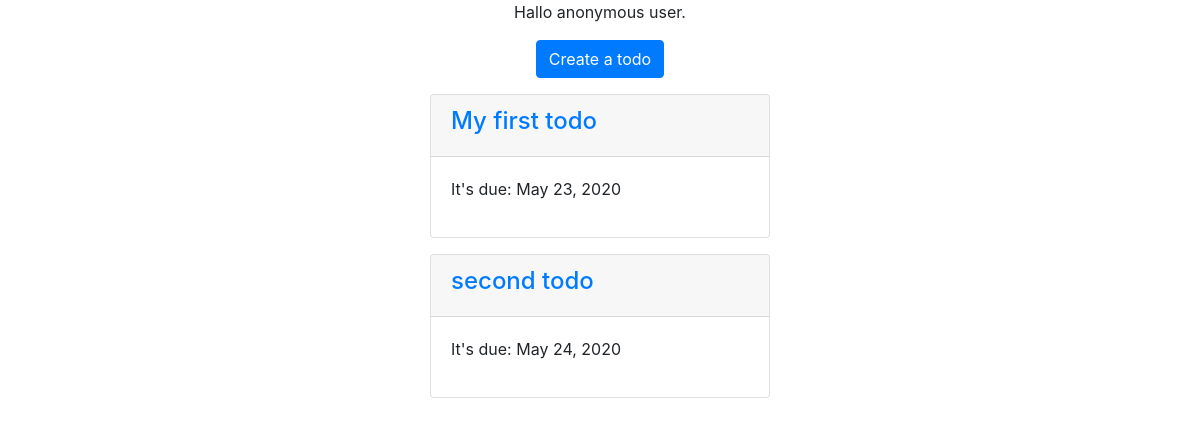
Before: / with the older database file.
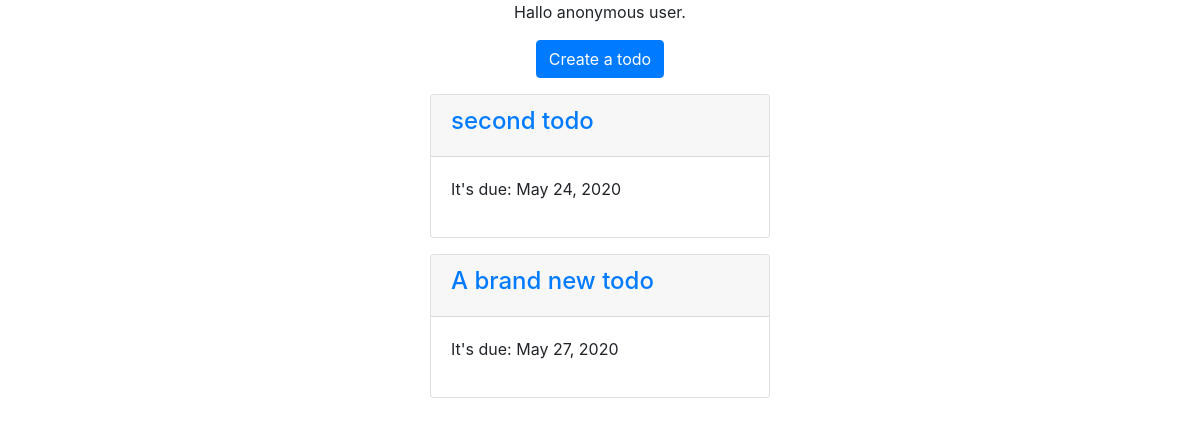
After: the same page with the newer database file.
### todo/models.py (models this page shows, shortened)
class Todo(models.Model):
    name = models.CharField(max_length=100)
    due_date = models.DateField()

### todo/views.py (the view)
# urls.py: path("", todo_list),
def todo_list(request):
    todos = Todo.objects.all()
    context = {"todo_list": todos}
    return render(request, "todo_list.html", context)

### todo/templates/todo_list.html
{% extends "base.html" %}
{% block content %}
<div class="text-center">
    <p>
        {% if request.user.is_authenticated %}
        Hallo {{ request.user.username}}
        {% else %}
        Hallo anonymous user.
        {% endif %}
    </p>
    <a class="btn btn-primary" href="/create">Create a todo</a>
</div>
<div class="col-4 offset-4">
    {% for todo in todo_list %}
    <div class="card mt-3">
        <div class="card-header">
            <a href="/{{ todo.id }}">
                <h4>{{ todo.name }}</h4>
            </a>
        </div>
        <div class="card-body">
            <p>It's due: {{ todo.due_date }}</p>
        </div>
    </div>
    {% endfor %}
</div>
{% endblock content %}

### templates/base.html (shortened to what this page needs)
<!DOCTYPE html>
<html lang="en">
<head>
    <link rel="stylesheet" href="https://stackpath.bootstrapcdn.com/bootstrap/4.5.0/css/bootstrap.min.css"
>
</head>
<body>
    <div class="container">
        {% block content %}
        {% endblock content %}
</body>
</html>

Changed rows visible on the page:
removed Todo: name "My first todo", due_date "May 23, 2020"
added Todo: name "A brand new todo", due_date "May 27, 2020"
